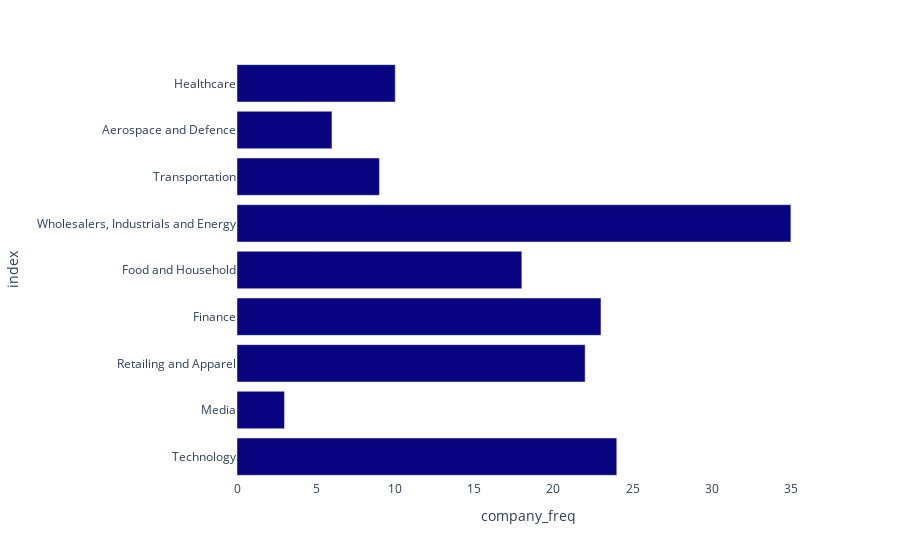

The cell this chart's notebook holds for it:
### Code cell
df_freq_sectors = pd.DataFrame.from_dict(df_sectors_pers).T
fig = px.bar(df_freq_sectors, x="company_freq", color_discrete_sequence=["#090580"])
fig.update_layout({
    "plot_bgcolor": "rgba(0,0,0,0)",
    "paper_bgcolor": "rgba(0,0,0,0)"
})
fig.show()

### Figure 1 — Plotly figure (JSON) as saved in the notebook; plotly's stock layout.template omitted (floating-point values rounded to 4 significant figures)
{"data": [{"alignmentgroup": "True", "hovertemplate": "company_freq=%{x}<br>index=%{y}<extra></extra>", "legendgroup": "", "marker": {"color": "#090580", "pattern": {"shape": ""}}, "name": "", "offsetgroup": "", "orientation": "h", "showlegend": false, "textposition": "auto", "type": "bar", "x": [24, 3, 22, 23, 18, 35, 9, 6, 10], "xaxis": "x", "y": ["Technology", "Media", "Retailing and Apparel", "Finance", "Food and Household", "Wholesalers, Industrials and Energy", "Transportation", "Aerospace and Defence", "Healthcare"], "yaxis": "y"}], "layout": {"autosize": true, "barmode": "relative", "legend": {"tracegroupgap": 0}, "margin": {"t": 60}, "paper_bgcolor": "rgba(0, 0, 0, 0)", "plot_bgcolor": "rgba(0, 0, 0, 0)", "xaxis": {"anchor": "y", "autorange": true, "domain": [0, 1], "range": [0, 36.84], "title": {"text": "company_freq"}, "type": "linear"}, "yaxis": {"anchor": "x", "autorange": true, "domain": [0, 1], "range": [-0.5, 8.5], "title": {"text": "index"}, "type": "category"}}}
